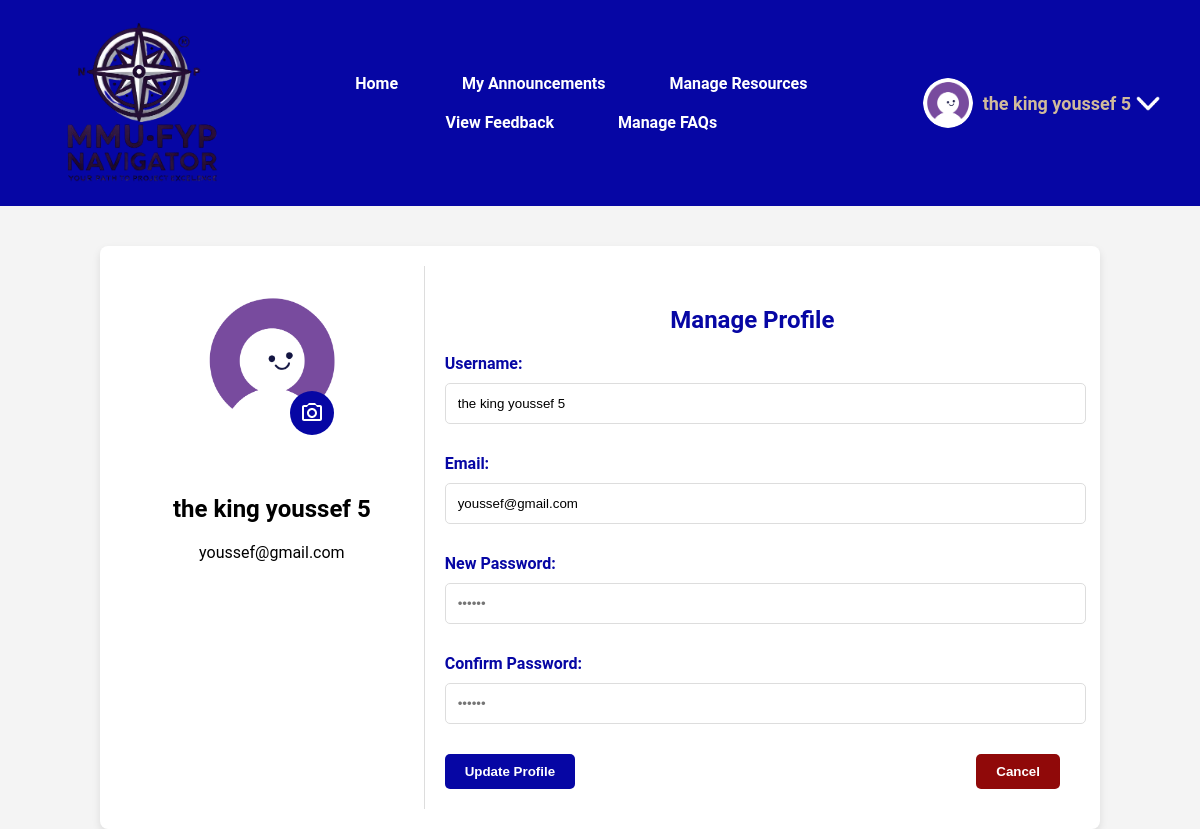
The app's page /profile.php (signed in) with its own data.
### tables this page shows
CREATE TABLE `users` (
  `user_id` int(11) NOT NULL,
  `username` varchar(50) NOT NULL,
  `password` varchar(255) NOT NULL,
  `email` varchar(100) NOT NULL,
  `profile_picture` varchar(255) DEFAULT NULL,
  `is_admin` tinyint(1) DEFAULT 0,
  `created_at` timestamp NOT NULL DEFAULT current_timestamp()
);

### profile.php (the view, shortened to what this page needs)
<?php
require 'db.php';
$user_id = $_SESSION['user_id'];
$default_profile_picture = 'profilePicture/super/default.png';
function getUserData($pdo, $user_id) {
    $stmt = $pdo->prepare("SELECT username, email, profile_picture FROM Users WHERE user_id = ?");
    $stmt->execute([$user_id]);
    return $stmt->fetch(PDO::FETCH_ASSOC);
}
$users = getUserData($pdo, $user_id);
?>
<!DOCTYPE html>
<html lang="en">
<head>
    <link rel="stylesheet" href="css/profile-style.css">
    <link rel="stylesheet" href="css/alert.css">
</head>
<body>
    <?php include 'header.php'; ?>
    <div class="profile-container">
        <div class="profile-sidebar">
            <div class="profile-pic-container">
                <img src="<?php echo htmlspecialchars($users['profile_picture'] ?? $default_profile_picture); ?>" alt="Profile Picture" class="profile-pic">
                <div class="svg-container">
                    <label for="profile_picture" class="custom-file-upload">
                    </label>
                </div>
            </div>
            <h2><?php echo htmlspecialchars($users['username']); ?></h2>
            <p><?php echo htmlspecialchars($users['email']); ?></p>
        </div>
        <div class="profile-main">
            <h2>Manage Profile</h2>
            <form method="post" action="profile.php" enctype="multipart/form-data">
                <div class="form-group">
                    <label for="username">Username:</label>
                    <input type="text" id="username" name="username" value="<?php echo htmlspecialchars($users['username']); ?>" required>
                </div>
                <div class="form-group">
                    <label for="email">Email:</label>
                    <input type="email" id="email" name="email" value="<?php echo htmlspecialchars($users['email']); ?>" required>
                </div>
                <div class="form-group">
                    <label for="password">New Password:</label>
                    <input type="password" id="password" name="password" placeholder="••••••">
                </div>
                <div class="form-group">
                    <label for="confirm_password">Confirm Password:</label>
                    <input type="password" id="confirm_password" name="confirm_password" placeholder="••••••">
                </div>
                <div class="btn-group">
                    <button type="submit" class="btn">Update Profile</button>
                    <button type="button" class="btn-cancel" onclick="window.location.href='<?php echo $_SESSION['is_admin'] ? 'adminpanel.php' : 'home.php'; ?>'">Cancel</button>
                </div>
            </form>
        </div>
    </div>
</body>
</html>

### css/profile-style.css (style rules this page uses)
button, .btn, .btn-table, .btn-cancel, .btn-cancel-table { text-decoration: none; }
body { font-family: 'Roboto', sans-serif; margin: 0; padding: 0; background-color: #f4f4f4; }
.profile-container { display: flex; width: 80%; margin: 0 auto; padding: 20px; background: #fff; box-shadow: 0 4px 8px rgba(0, 0, 0, 0.1); border-radius: 8px; margin-top: 40px; }
.profile-sidebar { width: 30%; padding: 20px; text-align: center; border-right: 1px solid #ddd; }
.profile-pic-container { position: relative; margin-bottom: 10px; }
.profile-pic { width: 150px; height: 150px; border-radius: 50%; object-fit: cover; }
.svg-container { position: relative; top: -30px; }
.custom-file-upload { display: block; width: 24px; height: 24px; background-color: #0606a4; border-radius: 50%; padding: 10px; cursor: pointer; text-align: center; display: inline-block; margin-top: -20px; margin-left: 80px; position: relative; }
.custom-file-upload svg { width: 24px; height: 24px; fill: #fff; }
.profile-main { width: 70%; padding: 20px; }
.profile-main h2 { text-align: center; color: #0606a4; font-weight: bold; margin-bottom: 20px; }
.form-group { margin: 20px 0; }
label { display: block; margin-bottom: 10px; color: #0606a4; font-weight: bold; }
input[type="text"], input[type="email"], input[type="password"] { width: 100%; padding: 12px; border: 1px solid #ddd; border-radius: 5px; margin-bottom: 10px; }
.btn-group { display: flex; justify-content: space-between; }
.btn { background: #0606a4; color: #fff; padding: 10px 20px; border: none; border-radius: 5px; cursor: pointer; transition: background 0.3s, box-shadow 0.3s; font-weight: bold; }
.btn-cancel { background: #900909; color: #fff; padding: 10px 20px; border: none; border-radius: 5px; cursor: pointer; transition: background 0.3s, box-shadow 0.3s; font-weight: bold; }

### css/header.css (style rules this page uses)
body { font-family: 'Roboto', sans-serif; margin: 0; padding: 0; background-color: #f4f4f4; }

### records on screen
users: profile_picture (placeholder picture), username "the king youssef 5", email "youssef@gmail.com"

### other values on screen
$_SESSION['username'] "the king youssef 5"
